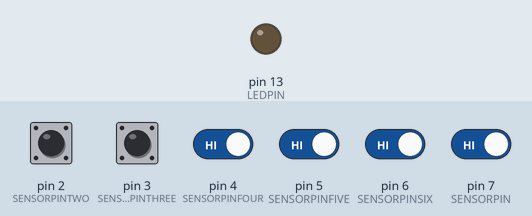
Recording of a sketch running on a simulated Arduino Uno, built with avr-gcc and run on an emulated ATmega328P. Parts: output pins drawn as LEDs (lit = HIGH). Dashed ring = blinking. The test bench sets the inputs (shaded band); at power-on: pin 2 (SENSORPINTWO), pin 3 (SENSORPINTHREE), pin 4 (SENSORPINFOUR), pin 5 (SENSORPINFIVE), pin 6 (SENSORPINSIX), pin 7 (SENSORPIN) HIGH. What the sketch prints to the serial monitor is not drawn.

Above: at 1.2 s.
1.3 s: pin 2 (SENSORPINTWO) driven LOW
At 2.3 s:
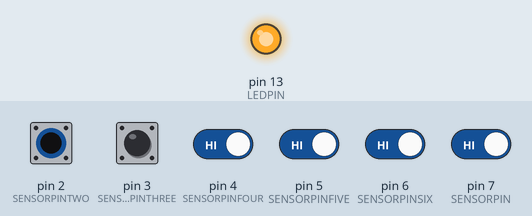
2.8 s: pin 2 (SENSORPINTWO) driven HIGH
At 3.4 s:
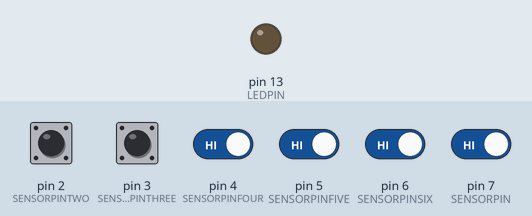
4.3 s: pin 3 (SENSORPINTHREE) driven LOW
At 4.6 s:
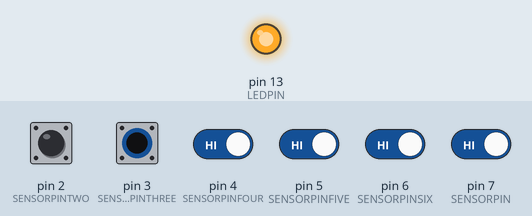
5.8 s: pin 3 (SENSORPINTHREE) driven HIGH
At 6.9 s:
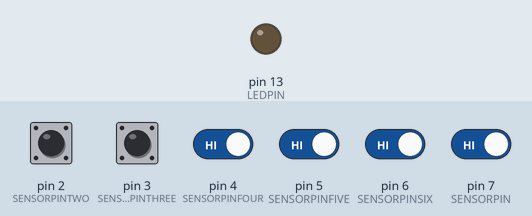
7.3 s: pin 2 (SENSORPINTWO) pulsed LOW 2 times (0.12 s each, 0.3 s apart)
At 7.36 s:
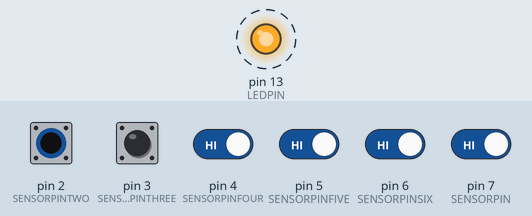
9.4 s: pin 3 (SENSORPINTHREE) pulsed LOW 5 times (0.12 s each, 0.3 s apart)
At 11.4 s:
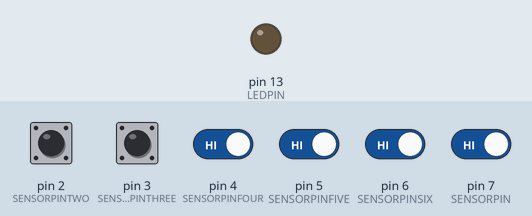
Timing chart, 0 to 12.9 s (numbered marks = the images above; inputs shaded):
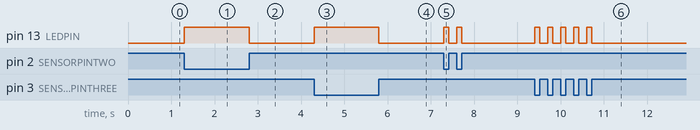

The sketch:

test4.ino
```cpp
/*
  IR Breakbeam sensor demo!
*/

#define LEDPIN 13

#define SENSORPIN 7
#define SENSORPINTWO 2
#define SENSORPINTHREE 3
#define SENSORPINFOUR 4
#define SENSORPINFIVE 5
#define SENSORPINSIX 6


// variables will change:
int sensorState1 = 0, lastState1=0;         // variable for reading the pushbutton status
int sensorState2 = 0, lastState2=0;
int sensorState3 = 0, lastState3=0;
int sensorState4 = 0, lastState4=0;
int sensorState5 = 0, lastState5=0;
int sensorState6 = 0, lastState6=0;

void setup() {
  // initialize the LED pin as an output:
  pinMode(LEDPIN, OUTPUT);
  // initialize the sensor pin as an input:
  pinMode(SENSORPIN, INPUT);
  pinMode(SENSORPINTWO, INPUT);
  pinMode(SENSORPINTHREE, INPUT);
  pinMode(SENSORPINFOUR, INPUT);
  pinMode(SENSORPINFIVE, INPUT);
  pinMode(SENSORPINSIX, INPUT);

  digitalWrite(SENSORPIN, HIGH); // turn on the pullup
  digitalWrite(SENSORPINTWO, HIGH);
  digitalWrite(SENSORPINTHREE, HIGH);
  digitalWrite(SENSORPINFOUR, HIGH);
  digitalWrite(SENSORPINFIVE, HIGH);
  digitalWrite(SENSORPINSIX, HIGH);
  Serial.begin(9600);
}

void loop(){
  // read the state of the pushbutton value:
  sensorState1 = digitalRead(SENSORPIN);
  sensorState2 = digitalRead(SENSORPINTWO);
  sensorState3 = digitalRead(SENSORPINTHREE);
  sensorState4 = digitalRead(SENSORPINFOUR);
  sensorState5 = digitalRead(SENSORPINFIVE);
  sensorState6 = digitalRead(SENSORPINSIX);

  // check the light
  if ((sensorState1 == LOW || sensorState2 == LOW || sensorState3 == LOW || sensorState4 == LOW || sensorState5 == LOW || sensorState6 == LOW)) {
    // turn LED on:
    digitalWrite(LEDPIN, HIGH);
  }
  else {
    // turn LED off:
    digitalWrite(LEDPIN, LOW);
  }


  if (sensorState1 && !lastState1) {
    Serial.print("Unbroken1 ");
  }

  if(!sensorState1 && lastState1){
    Serial.print("Broken1 ");
  }

  if (sensorState2 && !lastState2){
    Serial.print("Unbroken2 ");
    }

  if (!sensorState2 && lastState2){
     Serial.print("Broken2 ");
    }

  if (sensorState3 && !lastState3){
    Serial.print("Unbroken3 ");
    }

  if (!sensorState3 && lastState3){
     Serial.print("Broken3 ");
    }

  if (sensorState4 && !lastState4){
    Serial.print("Unbroken4 ");
    }

  if (!sensorState4 && lastState4){
     Serial.print("Broken4 ");
    }

  if (sensorState5 && !lastState5){
    Serial.print("Unbroken5 ");
    }

  if (!sensorState5 && lastState5){
     Serial.print("Broken5 ");
    }

  if (sensorState6 && !lastState6){
    Serial.print("Unbroken6 ");
    }

  if (!sensorState6 && lastState6){
     Serial.print("Broken6 ");
    }


  lastState1 = sensorState1;
  lastState2 = sensorState2;
  lastState3 = sensorState3;
  lastState4 = sensorState4;
  lastState5 = sensorState5;
  lastState6 = sensorState6;

}
```

Measured:
- after the input at 1.3 s, pin 13 (LEDPIN): LOW → HIGH at once
- after the input at 2.8 s, pin 13 (LEDPIN): HIGH → LOW at once
- after the input at 4.3 s, pin 13 (LEDPIN): LOW → HIGH at once
- after the input at 5.8 s, pin 13 (LEDPIN): HIGH → LOW at once
- after the input at 7.3 s, pin 13 (LEDPIN): alternates HIGH for 0.12 s and LOW for 0.18 s, 4 changes in all, then stays LOW, starting at once
- after the input at 9.4 s, pin 13 (LEDPIN): alternates HIGH for 0.12 s and LOW for 0.18 s, 10 changes in all, then stays LOW, starting at once
